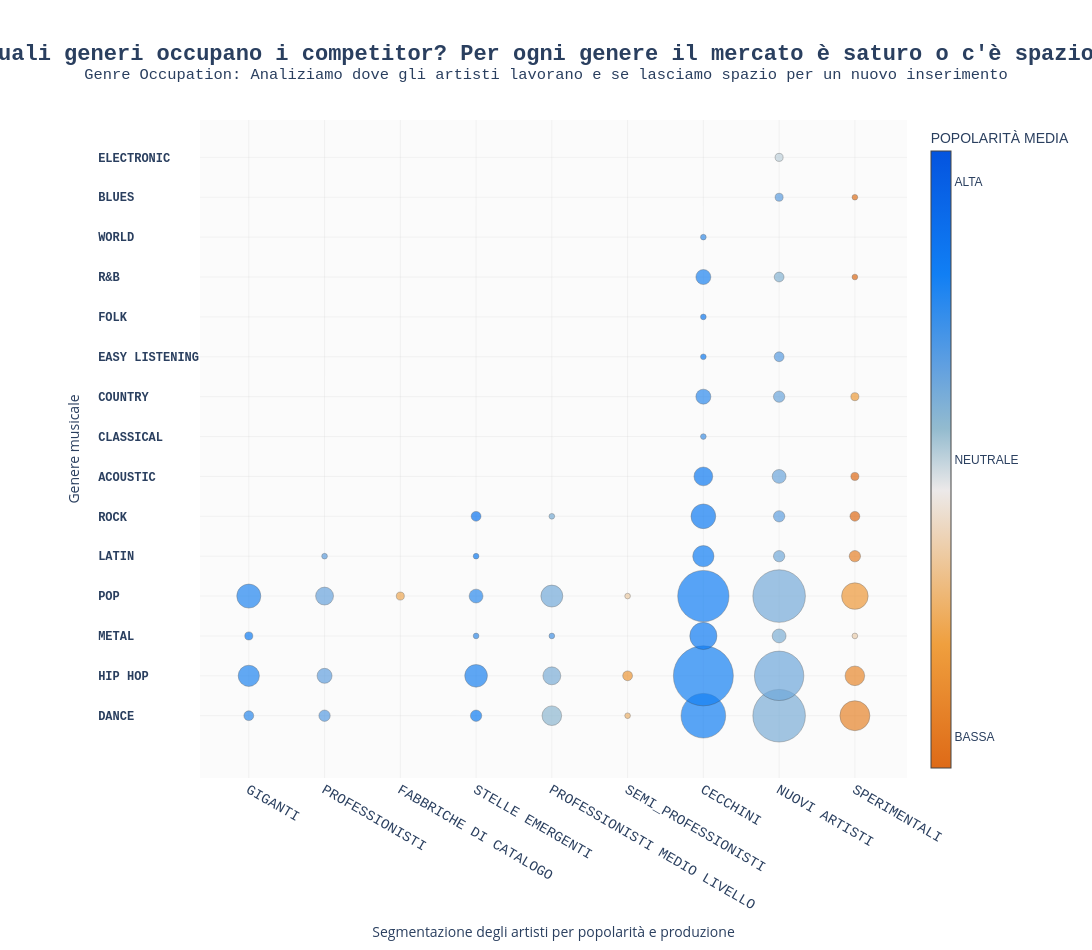

The notebook cell this image was saved under:
### Code cell
# --- RICALIBRAZIONE DIMENSIONI ---
max_artists = bubble_data['artist_count'].max()

labels = [g.upper() for g in bubble_data['primary_genre']]
max_len = max(len(l) for l in labels)

fig = go.Figure()
fig.add_trace(go.Scatter(
    x=bubble_data['cluster'],
    y=labels,
    mode='markers',
    marker=dict(
        size=bubble_data['artist_count'],
        sizemode='area',
        sizeref=2. * max_artists / (60.**2), 
        sizemin=2, 
        color=bubble_data['avg_pop'],
        cmin=0,
        cmax=1,
        colorscale=custom_scale_inclusive, # utilizzo della scala colori per daltonici
        showscale=True,
        colorbar=dict(
            title="POPOLARITÀ MEDIA",
            thickness=20,
            tickmode='array',
            tickvals=[0.05, 0.5, .95],
            ticktext=["BASSA", "NEUTRALE", "ALTA"],
            tickfont=dict(family="Arial")
        ),
        line=dict(width=0.8, color='rgba(50, 50, 50, 0.5)')
    ),
    text=bubble_data['artist_count'],
    hovertemplate="<b>Genere:</b> %{y}<br>" +
                  "<b>Cluster:</b> %{x}<br>" +
                  "<b>Artisti:</b> %{text}<br>" +
                  "<b>Popolarità Media:</b> %{marker.color:.2f}<extra></extra>"
))

fig.update_layout(
    title=dict(
        text="<b>Quali generi occupano i competitor? Per ogni genere il mercato è saturo o c'è spazio?</b><br>"
             "<sup>Genre Occupation: Analiziamo dove gli artisti lavorano e se lasciamo spazio per un nuovo inserimento</sup>",
        x=0.5, font=dict(size=22, family="Courier New")
    ),
    xaxis=dict(
        title="Segmentazione degli artisti per popolarità e produzione", 
        gridcolor='rgba(200, 200, 200, 0.2)',
        tickfont=dict(family="Courier New", size=14)
    ),
    yaxis=dict(
        title="Genere musicale", 
        gridcolor='rgba(200, 200, 200, 0.2)',
        tickmode='array',
        tickvals=labels,
        ticktext=[f"<b>{l.ljust(max_len)}</b>" for l in labels],
        tickfont=dict(family="Courier New"),
        automargin=True,
    ),
    template='plotly_white',
    width=1400, height=950,
    plot_bgcolor='#fbfbfb',
    margin=dict(l=200, r=100, t=120, b=100)
)

fig.show()

### Figure 1 — Plotly figure (JSON) as saved in the notebook; plotly's stock layout.template omitted (floating-point values rounded to 4 significant figures)
{"data": [{"hovertemplate": "<b>Genere:</b> %{y}<br><b>Cluster:</b> %{x}<br><b>Artisti:</b> %{text}<br><b>Popolarità Media:</b> %{marker.color:.2f}<extra></extra>", "marker": {"cmax": 1, "cmin": 0, "color": [0.7501, 0.7704, 0.8039, 0.7683, 0.6671, 0.6458, 0.6518, 0.6341, 0.2331, 0.8054, 0.7798, 0.809, 0.7348, 0.7474, 0.8412, 0.5599, 0.5963, 0.6993, 0.6108, 0.5992, 0.2696, 0.1732, 0.3538, 0.8198, 0.708, 0.7439, 0.7945, 0.809, 0.82, 0.7906, 0.8006, 0.8122, 0.7983, 0.776, 0.8118, 0.73, 0.6253, 0.66, 0.6279, 0.5974, 0.6647, 0.5, 0.6221, 0.6143, 0.5898, 0.609, 0.5767, 0.6515, 0.0, 0.034, 0.1938, 0.09988, 0.1143, 0.08987, 0.365, 0.1747, 0.011, 0.007333], "colorbar": {"thickness": 20, "tickfont": {"family": "Arial"}, "tickmode": "array", "ticktext": ["BASSA", "NEUTRALE", "ALTA"], "tickvals": [0.05, 0.5, 0.95], "title": {"text": "POPOLARITÀ MEDIA"}}, "colorscale": [[0, "#DE6A17"], [0.2, "#EF9F3E"], [0.45, "#ECE9E9"], [0.55, "#93BBCF"], [0.65, "#61A0E0"], [0.8, "#117FF4"], [1, "#0454DF"]], "line": {"color": "rgba(50, 50, 50, 0.5)", "width": 0.8}, "showscale": true, "size": [3, 14, 2, 18, 4, 7, 1, 10, 2, 4, 16, 1, 1, 6, 3, 12, 10, 1, 15, 1, 1, 3, 1, 11, 1, 7, 62, 1, 1, 112, 14, 23, 82, 7, 19, 1, 6, 2, 4, 86, 3, 2, 76, 4, 6, 86, 3, 4, 2, 1, 2, 28, 12, 4, 1, 22, 1, 3], "sizemin": 2, "sizemode": "area", "sizeref": 0.06222}, "mode": "markers", "text": [3.0, 14.0, 2.0, 18.0, 4.0, 7.0, 1.0, 10.0, 2.0, 4.0, 16.0, 1.0, 1.0, 6.0, 3.0, 12.0, 10.0, 1.0, 15.0, 1.0, 1.0, 3.0, 1.0, 11.0, 1.0, 7.0, 62.0, 1.0, 1.0, 112.0, 14.0, 23.0, 82.0, 7.0, 19.0, 1.0, 6.0, 2.0, 4.0, 86.0, 3.0, 2.0, 76.0, 4.0, 6.0, 86.0, 3.0, 4.0, 2.0, 1.0, 2.0, 28.0, 12.0, 4.0, 1.0, 22.0, 1.0, 3.0], "type": "scatter", "x": ["GIGANTI", "GIGANTI", "GIGANTI", "GIGANTI", "PROFESSIONISTI", "PROFESSIONISTI", "PROFESSIONISTI", "PROFESSIONISTI", "FABBRICHE DI CATALOGO", "STELLE EMERGENTI", "STELLE EMERGENTI", "STELLE EMERGENTI", "STELLE EMERGENTI", "STELLE EMERGENTI", "STELLE EMERGENTI", "PROFESSIONISTI MEDIO LIVELLO", "PROFESSIONISTI MEDIO LIVELLO", "PROFESSIONISTI MEDIO LIVELLO", "PROFESSIONISTI MEDIO LIVELLO", "PROFESSIONISTI MEDIO LIVELLO", "SEMI_PROFESSIONISTI", "SEMI_PROFESSIONISTI", "SEMI_PROFESSIONISTI", "CECCHINI", "CECCHINI", "CECCHINI", "CECCHINI", "CECCHINI", "CECCHINI", "CECCHINI", "CECCHINI", "CECCHINI", "CECCHINI", "CECCHINI", "CECCHINI", "CECCHINI", "NUOVI ARTISTI", "NUOVI ARTISTI", "NUOVI ARTISTI", "NUOVI ARTISTI", "NUOVI ARTISTI", "NUOVI ARTISTI", "NUOVI ARTISTI", "NUOVI ARTISTI", "NUOVI ARTISTI", "NUOVI ARTISTI", "NUOVI ARTISTI", "NUOVI ARTISTI", "SPERIMENTALI", "SPERIMENTALI", "SPERIMENTALI", "SPERIMENTALI", "SPERIMENTALI", "SPERIMENTALI", "SPERIMENTALI", "SPERIMENTALI", "SPERIMENTALI", "SPERIMENTALI"], "y": ["DANCE", "HIP HOP", "METAL", "POP", "DANCE", "HIP HOP", "LATIN", "POP", "POP", "DANCE", "HIP HOP", "LATIN", "METAL", "POP", "ROCK", "DANCE", "HIP HOP", "METAL", "POP", "ROCK", "DANCE", "HIP HOP", "POP", "ACOUSTIC", "CLASSICAL", "COUNTRY", "DANCE", "EASY LISTENING", "FOLK", "HIP HOP", "LATIN", "METAL", "POP", "R&B", "ROCK", "WORLD", "ACOUSTIC", "BLUES", "COUNTRY", "DANCE", "EASY LISTENING", "ELECTRONIC", "HIP HOP", "LATIN", "METAL", "POP", "R&B", "ROCK", "ACOUSTIC", "BLUES", "COUNTRY", "DANCE", "HIP HOP", "LATIN", "METAL", "POP", "R&B", "ROCK"]}], "layout": {"height": 950, "margin": {"b": 100, "l": 200, "r": 100, "t": 120}, "plot_bgcolor": "#fbfbfb", "title": {"font": {"family": "Courier New", "size": 22}, "text": "<b>Quali generi occupano i competitor? Per ogni genere il mercato è saturo o c'è spazio?</b><br><sup>Genre Occupation: Analiziamo dove gli artisti lavorano e se lasciamo spazio per un nuovo inserimento</sup>", "x": 0.5}, "width": 1400, "xaxis": {"gridcolor": "rgba(200, 200, 200, 0.2)", "tickfont": {"family": "Courier New", "size": 14}, "title": {"text": "Segmentazione degli artisti per popolarità e produzione"}}, "yaxis": {"automargin": true, "gridcolor": "rgba(200, 200, 200, 0.2)", "tickfont": {"family": "Courier New"}, "tickmode": "array", "ticktext": ["<b>DANCE         </b>", "<b>HIP HOP       </b>", "<b>METAL         </b>", "<b>POP           </b>", "<b>DANCE         </b>", "<b>HIP HOP       </b>", "<b>LATIN         </b>", "<b>POP           </b>", "<b>POP           </b>", "<b>DANCE         </b>", "<b>HIP HOP       </b>", "<b>LATIN         </b>", "<b>METAL         </b>", "<b>POP           </b>", "<b>ROCK          </b>", "<b>DANCE         </b>", "<b>HIP HOP       </b>", "<b>METAL         </b>", "<b>POP           </b>", "<b>ROCK          </b>", "<b>DANCE         </b>", "<b>HIP HOP       </b>", "<b>POP           </b>", "<b>ACOUSTIC      </b>", "<b>CLASSICAL     </b>", "<b>COUNTRY       </b>", "<b>DANCE         </b>", "<b>EASY LISTENING</b>", "<b>FOLK          </b>", "<b>HIP HOP       </b>", "<b>LATIN         </b>", "<b>METAL         </b>", "<b>POP           </b>", "<b>R&B           </b>", "<b>ROCK          </b>", "<b>WORLD         </b>", "<b>ACOUSTIC      </b>", "<b>BLUES         </b>", "<b>COUNTRY       </b>", "<b>DANCE         </b>", "<b>EASY LISTENING</b>", "<b>ELECTRONIC    </b>", "<b>HIP HOP       </b>", "<b>LATIN         </b>", "<b>METAL         </b>", "<b>POP           </b>", "<b>R&B           </b>", "<b>ROCK          </b>", "<b>ACOUSTIC      </b>", "<b>BLUES         </b>", "<b>COUNTRY       </b>", "<b>DANCE         </b>", "<b>HIP HOP       </b>", "<b>LATIN         </b>", "<b>METAL         </b>", "<b>POP           </b>", "<b>R&B           </b>", "<b>ROCK          </b>"], "tickvals": ["DANCE", "HIP HOP", "METAL", "POP", "DANCE", "HIP HOP", "LATIN", "POP", "POP", "DANCE", "HIP HOP", "LATIN", "METAL", "POP", "ROCK", "DANCE", "HIP HOP", "METAL", "POP", "ROCK", "DANCE", "HIP HOP", "POP", "ACOUSTIC", "CLASSICAL", "COUNTRY", "DANCE", "EASY LISTENING", "FOLK", "HIP HOP", "LATIN", "METAL", "POP", "R&B", "ROCK", "WORLD", "ACOUSTIC", "BLUES", "COUNTRY", "DANCE", "EASY LISTENING", "ELECTRONIC", "HIP HOP", "LATIN", "METAL", "POP", "R&B", "ROCK", "ACOUSTIC", "BLUES", "COUNTRY", "DANCE", "HIP HOP", "LATIN", "METAL", "POP", "R&B", "ROCK"], "title": {"text": "Genere musicale"}}}}
